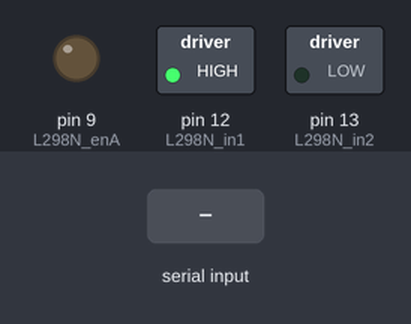
This sketch was run on a simulated Arduino Uno, built with avr-gcc and run on an emulated ATmega328P. On the bench: switched loads named in the sketch (green lamp = pin HIGH), output pins drawn as LEDs (lit = HIGH). The inputs (shaded band) are chosen by the test bench.

Above: at 1.2 s.
1.3 s: "1\n" received over Serial
At 1.6 s:
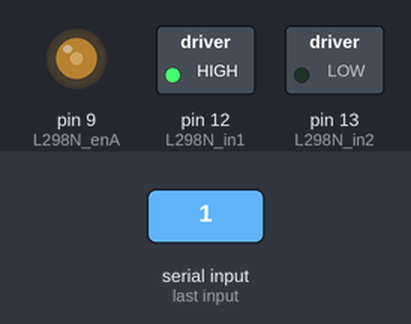
2.8 s: "2\n" received over Serial
At 3.9 s:
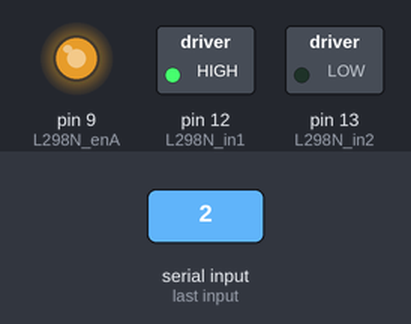
Timing chart, 0 to 5.8 s (numbered marks = the images above; inputs shaded):
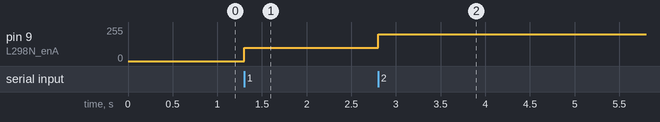

The sketch:

simple_motor_control.ino
```cpp
#define L298N_enA 9
#define L298N_in1 12
#define L298N_in2 13

double cmd = 0;   // globale : garde sa valeur entre deux tours de loop()

void setup() {
  pinMode(L298N_enA, OUTPUT);
  pinMode(L298N_in1, OUTPUT);
  pinMode(L298N_in2, OUTPUT);

  digitalWrite(L298N_in1, HIGH);
  digitalWrite(L298N_in2, LOW);

  Serial.begin(115200);
}

void loop() {
  if (Serial.available()) {
    cmd = Serial.readStringUntil('\n').toDouble();
  }
  int pwm = constrain(cmd * 100, 0, 255);
  analogWrite(L298N_enA, pwm);
}
```

Measured:
- after the input at 1.3 s, pin 9 (L298N_enA): 0/255 → 100/255 at once
- after the input at 2.8 s, pin 9 (L298N_enA): 100/255 → 200/255 at once
